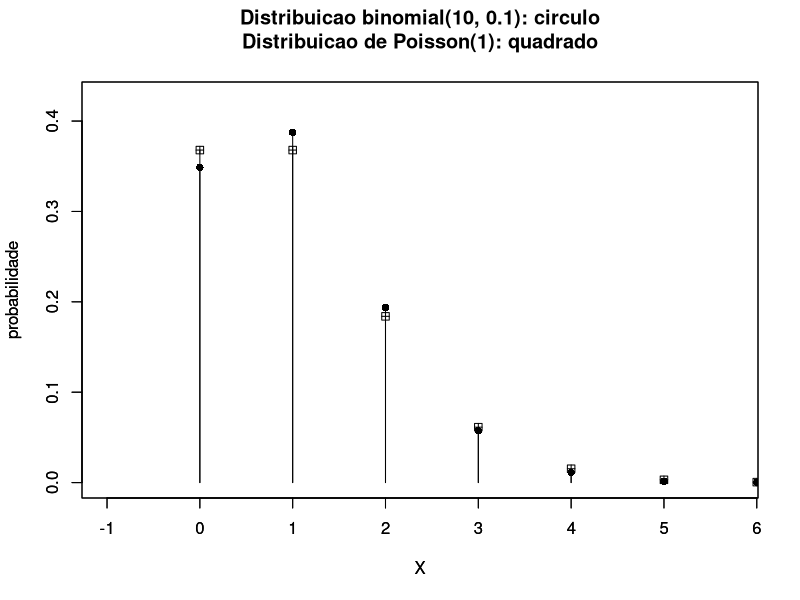

Recreate this plot in R.
sink("exemplo09_binomial_aproxPois_n10p10.txt")
n <- 10
p <- 0.1
cat("X ~ binomial(",n,", ",p,")\n", sep="")
m <- n*p
dp <- sqrt(n*p*(1-p))
cat("Media de X = ",m,"\n", sep="")
cat("Desvio-padrao de X = ",round(dp,2),"\n", sep="")
X <- 0:n
if (n >= 20 && p <= 0.05)
{cat("Binomial(",n,", ",p,") semelhante a Poisson(",m,")\n\n", sep="")} else
{cat("Binomial(",n,", ",p,") diferente de Poisson(",m,")\n\n", sep="")}
probbinom <- dbinom(x=X,size=n,prob=p)
probPois <- dpois(x=X,lambda=m)
print(round((tbl <- data.frame(X,probbinom,probPois)),6))
sink()
png("exemplo09_binomial_aproxPois_n10p10.png")
plot(X,probbinom,type="h",
     main=paste0("Distribuicao binomial(",n,", ",p,"): circulo\n\n"),
     xlab="X", ylab="probabilidade",
     xlim=c(-1,m+5*dp), ylim=c(0,1.1*max(c(max(probbinom),max(probPois)))),
     lwd=1,col="black")
points(X,probbinom,pch=16,cex=1,col="black")
par(new=TRUE)
plot(X,probPois,type="h",
     main=paste0("Distribuicao de Poisson(",m,"): quadrado"),
     xlab="X", ylab="probabilidade",
     xlim=c(-1,m+5*dp), ylim=c(0,1.1*max(c(max(probbinom),max(probPois)))),
     lwd=1,col="black")
points(X,probPois,pch=12,cex=1,col="black")
dev.off()
